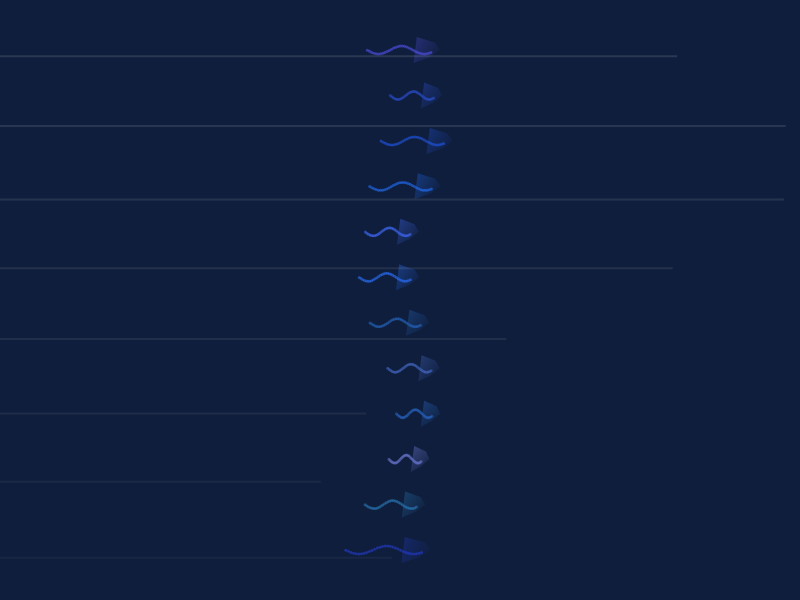
Frame 1 (no input)
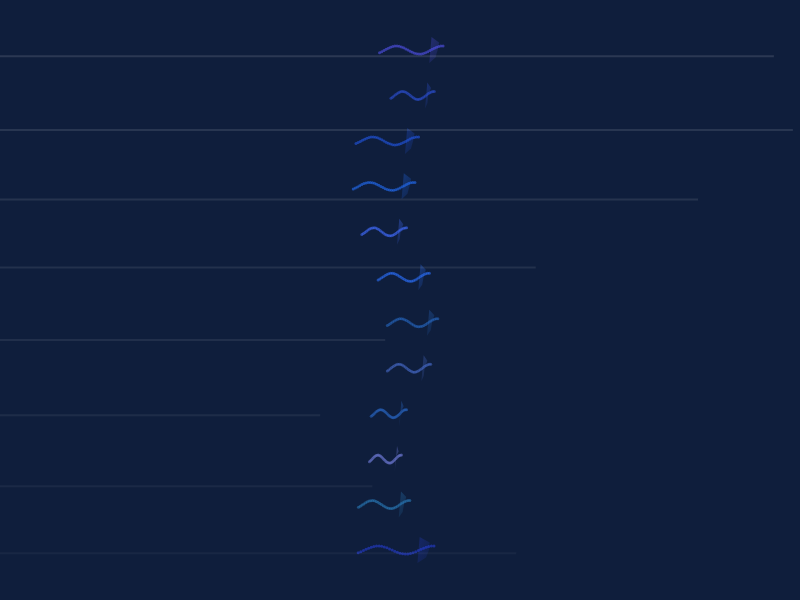
Frame 60 (no input)
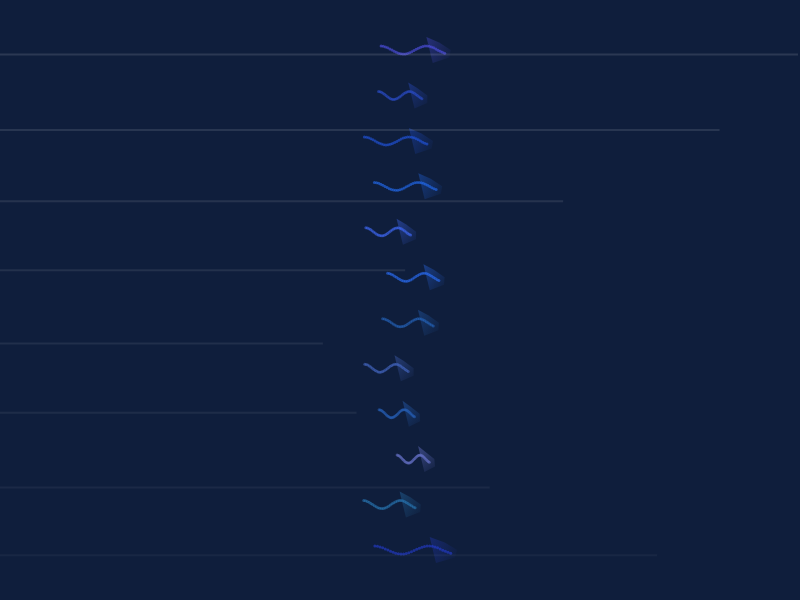
Frame 120 (the mouse pressed at the canvas centre since frame 60)

The p5.js sketch that drew these frames (run headless with seeded random() and noise() and a simulated clock; from frame 60 on, the mouse is pressed at the canvas centre):

// p5.js sketch
// ── sketch.js
let channels = [];
let flowTime = 0;

function setup() {
  createCanvas(800, 600);
  noStroke();
  
  // Create initial channels
  for (let i = 0; i < 12; i++) {
    channels.push({
      id: i,
      y: map(i, 0, 11, 50, height - 50),
      width: random(30, 80),
      speed: random(0.5, 2),
      color: color(
        random(30, 100),
        random(60, 120),
        random(150, 255),
        180
      )
    });
  }
}

function draw() {
  background(10, 20, 40);
  
  flowTime += 0.02;
  
  // Draw the tidal zone base
  fill(15, 30, 60);
  rect(0, 0, width, height);
  
  // Draw flowing channels
  for (let i = 0; i < channels.length; i++) {
    let c = channels[i];
    
    // Calculate channel position with wave motion
    let offset = sin(flowTime * c.speed + i) * 15;
    let x = width / 2 + offset;
    
    // Draw gradient channel
    drawChannel(x, c.y, c.width, c.color);
  }
  
  // Add some water reflections
  for (let i = 0; i < 8; i++) {
    let y = map(i, 0, 7, 50, height - 50);
    let alpha = map(y, 50, height - 50, 30, 10);
    
    drawReflection(y, alpha);
  }
}

function drawChannel(x, y, width, col) {
  // Draw a flowing channel with gradient
  let gradient = drawingContext.createLinearGradient(
    x - width/2, y - 20,
    x + width/2, y + 20
  );
  
  gradient.addColorStop(0, color(red(col), green(col), blue(col), 180));
  gradient.addColorStop(0.5, color(red(col), green(col), blue(col), 100));
  gradient.addColorStop(1, color(red(col), green(col), blue(col), 0));
  
  drawingContext.fillStyle = gradient;
  
  // Draw the channel shape with flowing effect
  beginShape();
  for (let i = 0; i < 5; i++) {
    let angle = map(i, 0, 4, -PI/3, PI/3);
    let wave = sin(flowTime * 2 + i) * 8;
    let px = x + cos(angle) * (width/2 + wave);
    let py = y + sin(angle) * 15;
    vertex(px, py);
  }
  endShape(CLOSE);
  
  // Draw flowing water pattern
  for (let i = 0; i < 30; i++) {
    let waveOffset = (flowTime * 2 + i * 0.3) % TWO_PI;
    let waveHeight = sin(waveOffset) * 4;
    let px = x - width/2 + (i * width/30);
    let py = y + waveHeight;
    
    fill(red(col), green(col), blue(col), 150);
    ellipse(px, py, 3, 3);
  }
}

function drawReflection(y, alpha) {
  // Draw subtle water reflection
  let refY = y + random(2, 8);
  let w = width * (0.7 + sin(flowTime * 0.5 + y * 0.01) * 0.3);
  
  fill(255, 255, 255, alpha);
  rect(0, refY, w, 2);
}
